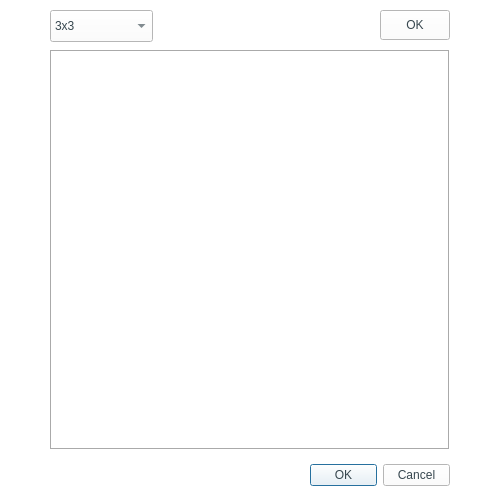
<?xml version="1.0" encoding="UTF-8"?>
<ui version="4.0">
 <class>User_kernel</class>
 <widget class="QDialog" name="User_kernel">
  <property name="geometry">
   <rect>
    <x>0</x>
    <y>0</y>
    <width>500</width>
    <height>500</height>
   </rect>
  </property>
  <property name="windowTitle">
   <string>Dialog</string>
  </property>
  <property name="styleSheet">
   <string notr="true">background-color: #ffffff;
color: #37474f;</string>
  </property>
  <widget class="QComboBox" name="comboBox">
   <property name="geometry">
    <rect>
     <x>50</x>
     <y>10</y>
     <width>103</width>
     <height>32</height>
    </rect>
   </property>
   <item>
    <property name="text">
     <string>3x3</string>
    </property>
   </item>
   <item>
    <property name="text">
     <string>5x5</string>
    </property>
   </item>
   <item>
    <property name="text">
     <string>7x7</string>
    </property>
   </item>
   <item>
    <property name="text">
     <string>9x9</string>
    </property>
   </item>
   <item>
    <property name="text">
     <string>11x11</string>
    </property>
   </item>
   <item>
    <property name="text">
     <string>13x13</string>
    </property>
   </item>
   <item>
    <property name="text">
     <string>15x15</string>
    </property>
   </item>
  </widget>
  <widget class="QTableWidget" name="tableWidget">
   <property name="geometry">
    <rect>
     <x>50</x>
     <y>50</y>
     <width>400</width>
     <height>400</height>
    </rect>
   </property>
   <property name="layoutDirection">
    <enum>Qt::LeftToRight</enum>
   </property>
   <property name="styleSheet">
    <string notr="true"/>
   </property>
   <property name="frameShape">
    <enum>QFrame::Box</enum>
   </property>
   <property name="lineWidth">
    <number>1</number>
   </property>
   <property name="verticalScrollBarPolicy">
    <enum>Qt::ScrollBarAlwaysOff</enum>
   </property>
   <property name="horizontalScrollBarPolicy">
    <enum>Qt::ScrollBarAlwaysOff</enum>
   </property>
   <property name="editTriggers">
    <set>QAbstractItemView::AnyKeyPressed|QAbstractItemView::DoubleClicked|QAbstractItemView::EditKeyPressed|QAbstractItemView::SelectedClicked</set>
   </property>
   <property name="textElideMode">
    <enum>Qt::ElideMiddle</enum>
   </property>
   <property name="gridStyle">
    <enum>Qt::DotLine</enum>
   </property>
   <property name="wordWrap">
    <bool>false</bool>
   </property>
   <property name="cornerButtonEnabled">
    <bool>true</bool>
   </property>
   <attribute name="horizontalHeaderMinimumSectionSize">
    <number>0</number>
   </attribute>
   <attribute name="horizontalHeaderDefaultSectionSize">
    <number>19</number>
   </attribute>
   <attribute name="verticalHeaderMinimumSectionSize">
    <number>0</number>
   </attribute>
   <attribute name="verticalHeaderDefaultSectionSize">
    <number>21</number>
   </attribute>
  </widget>
  <widget class="QDialogButtonBox" name="buttonBox">
   <property name="geometry">
    <rect>
     <x>310</x>
     <y>460</y>
     <width>140</width>
     <height>30</height>
    </rect>
   </property>
   <property name="layoutDirection">
    <enum>Qt::LeftToRight</enum>
   </property>
   <property name="styleSheet">
    <string notr="true">color: #37474f;\\n</string>
   </property>
   <property name="standardButtons">
    <set>QDialogButtonBox::Cancel|QDialogButtonBox::Ok</set>
   </property>
  </widget>
  <widget class="QPushButton" name="pushButton">
   <property name="geometry">
    <rect>
     <x>380</x>
     <y>10</y>
     <width>70</width>
     <height>30</height>
    </rect>
   </property>
   <property name="styleSheet">
    <string notr="true">color: #37474f;\n</string>
   </property>
   <property name="text">
    <string>OK</string>
   </property>
  </widget>
 </widget>
 <resources/>
 <connections/>
</ui>
